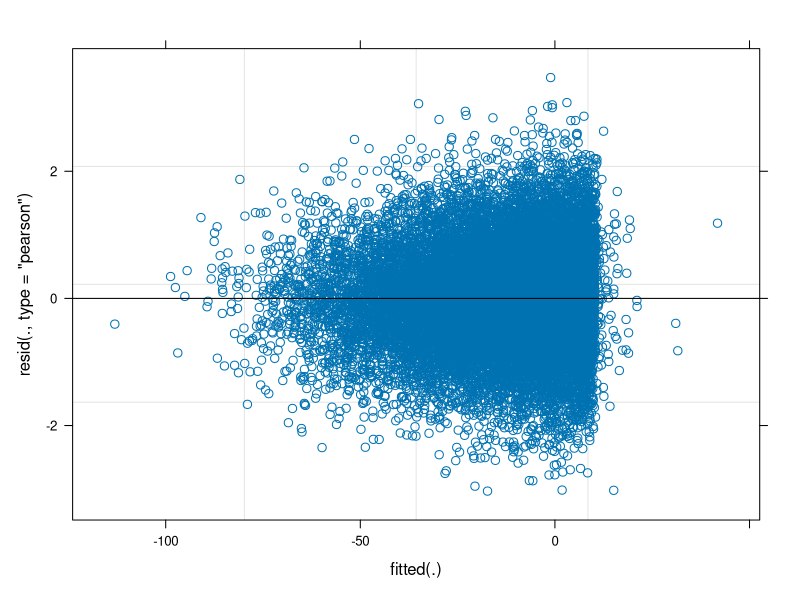

The R script that drew this image: (Note: this script raises an error after producing the figure.)

N = 16000
G = 4000


randeff1 = rnorm(G,0,0.7)
randeff2 = rnorm(G,0,1.2)
resid   = rnorm(N,0,1)
price   = runif(N,0,17)
group   = 0
y       = numeric(N)
groups  = numeric(N)

for (i in 1:N){
	group    = group + 1
	groups[i]= group
	y[i]     = randeff1[group] + price[i]*(-3 + randeff2[group]) + resid[i] + 10 

	if (group == G){
		group = 0;
	} 
}
 

 
 

library(lme4)
fm2 <- lmer(y ~  price + ( 1 + price|groups),REML=FALSE)
summary(fm2)


library(lmerTest)



plot(fm2)
plot(fm2, groups~ resid(., scaled=TRUE))
plot(fm2, groups~ fitted(., scaled=TRUE))
hist(residuals(fm2))
qqnorm(residuals(fm2), main="Q-Q plot for residuals")
rr2 <- ranef(fm2)
library(lattice)
dotplot(ranef(fm2, postVar=T))
contrast.matrix <- rbind("Time:Diet1 vs. Time:Diet2" =  c(0, 0, 0, 0, 0, 1, 0, 0))
summary(glht(m, contrast.matrix))
